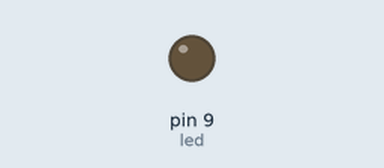
Simulated run of this sketch. Board: Arduino Uno, built with avr-gcc and run on an emulated ATmega328P. Parts: output pins drawn as LEDs (lit = HIGH).

Above: at 0.15 s.
Timing chart, 0 to 1.6 s (numbered marks = the images above):
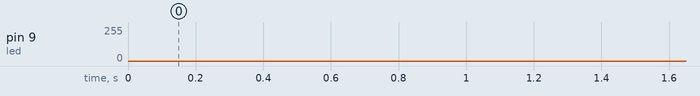

The sketch:

led_brillo_arriba_abajo.ino
```cpp
int led = 9;
int period = 5;

void setup() {
  pinMode(led , OUTPUT);
}

void loop() {
  for (int i = 0; i < 255; i++) {
    analogWrite(led, i);
    delay(period);
  }
  for (int i = 0; i < 255; i++) {
    analogWrite(led, 255-i);
    delay(period);
  }
}
```
